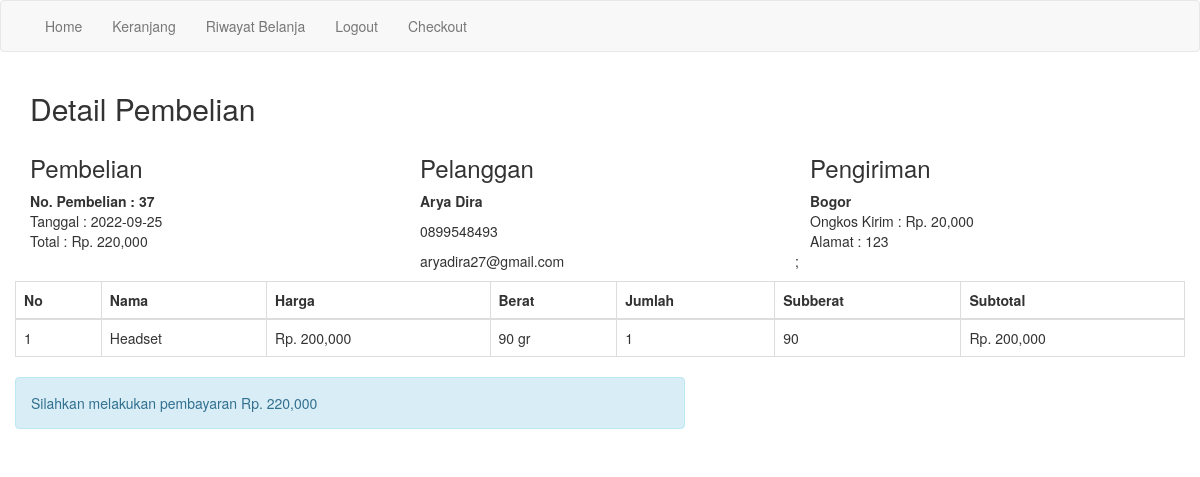
Page /nota.php?id=37 (signed in) on the committed database.
### tables this page shows
CREATE TABLE `pembelian` (
  `id_pembelian` int(11) NOT NULL,
  `id_pelanggan` int(11) NOT NULL,
  `id_ongkir` int(11) NOT NULL,
  `tanggal_pembelian` date NOT NULL,
  `total_pembelian` int(11) NOT NULL,
  `nama_kota` varchar(100) NOT NULL,
  `tarif` int(11) NOT NULL,
  `alamat_pengiriman` text NOT NULL,
  `status_pembelian` varchar(100) NOT NULL DEFAULT 'pending',
  `resi_pengiriman` varchar(50) NOT NULL
);

CREATE TABLE `pelanggan` (
  `id_pelanggan` int(11) NOT NULL,
  `email_pelanggan` varchar(100) NOT NULL,
  `password_pelanggan` varchar(50) NOT NULL,
  `nama_pelanggan` varchar(100) NOT NULL,
  `telepon_pelanggan` varchar(25) NOT NULL,
  `alamat_pelanggan` text NOT NULL
);

CREATE TABLE `pembelian_produk` (
  `id_pembelian_produk` int(11) NOT NULL,
  `id_pembelian` int(11) NOT NULL,
  `id_produk` int(11) NOT NULL,
  `jumlah` int(11) NOT NULL,
  `nama` varchar(100) NOT NULL,
  `harga` int(11) NOT NULL,
  `berat` int(11) NOT NULL,
  `subberat` int(11) NOT NULL,
  `subharga` int(11) NOT NULL
);

### nota.php (the view, shortened to what this page needs)
<?php
include "koneksi.php";
?>
<!DOCTYPE html>
<html lang="en">
<head>
  <link rel="stylesheet" href="admin/assets/css/bootstrap.css">
</head>
<body>
<?php include 'menu.php'; ?>
<section class="konten">
  <div class="container">
    <h2>Detail Pembelian</h2>
    <?php
    $ambil = $koneksi->query("SELECT * FROM pembelian JOIN pelanggan ON pembelian.id_pelanggan=pelanggan.id_pelanggan WHERE pembelian.id_pembelian='$_GET[id]'");
    $detail = $ambil->fetch_assoc();
    ?>
    <div class="row">
      <div class="col-md-4">
        <h3>Pembelian</h3>
        <strong>No. Pembelian : <?php echo $detail['id_pembelian']; ?></strong> <br>
        Tanggal : <?php echo $detail['tanggal_pembelian']; ?> <br>
        Total   : Rp. <?php echo number_format($detail['total_pembelian']); ?>
      </div>
      <div class="col-md-4">
        <h3>Pelanggan</h3>
        <strong><?php echo $detail['nama_pelanggan']; ?></strong> <br>
        <p>
          <p><?php echo $detail['telepon_pelanggan']; ?></p>
          <p><?php echo $detail['email_pelanggan']; ?></p>
        </p>
      </div>
      <div class="col-md-4">
        <h3>Pengiriman</h3>
        <strong><?php echo $detail['nama_kota']; ?></strong> <br>
        Ongkos Kirim : Rp. <?php echo number_format($detail['tarif']); ?> <br>
        Alamat  : <?php echo $detail['alamat_pengiriman']; ?>
      </div>
    <table class="table table-bordered">
      <thead>
        <tr>
          <th>No</th>
          <th>Nama</th>
          <th>Harga</th>
          <th>Berat</th>
          <th>Jumlah</th>
          <th>Subberat</th>
          <th>Subtotal</th>
        </tr>
      </thead>
      <tbody>
        <?php $nomor = 1; ?>
        <?php $ambil = $koneksi->query("SELECT * FROM pembelian_produk WHERE id_pembelian = '$_GET[id]'")?>
        <?php while($pecah = $ambil->fetch_assoc()){ ?>
        <tr>
          <td><?php echo $nomor; ?></td>
          <td><?php echo $pecah['nama']; ?></td>
          <td>Rp. <?php echo number_format($pecah['harga']); ?></td>
          <td><?php echo $pecah['berat']; ?> gr</td>
          <td><?php echo $pecah['jumlah']; ?></td>
          <td><?php echo $pecah['subberat']; ?></td>
          <td>Rp. <?php echo number_format($pecah['subharga']); ?></td>
        </tr>
        <?php $nomor++?>;
        <?php } ?>
      </tbody>
    </table>
    <div class="row">
      <div class="col-md-7">
        <div class="alert alert-info">
          <p>
            Silahkan melakukan pembayaran Rp. <?php echo number_format($detail['total_pembelian']); ?>
          </p>
        </div>
      </div>
    </div>
  </div>
</section>
</body>
</html>

### rows in the picture
pembelian: id_pembelian "37", tanggal_pembelian "2022-09-25", total_pembelian "220,000", id_pelanggan.nama_pelanggan "Arya Dira", id_pelanggan.telepon_pelanggan "0899548493", id_pelanggan.email_pelanggan "aryadira27@gmail.com", nama_kota "Bogor", tarif "20,000", alamat_pengiriman "123"
pembelian_produk: nama "Headset", harga "200,000", berat "90", jumlah "1", subberat "90", subharga "200,000"
